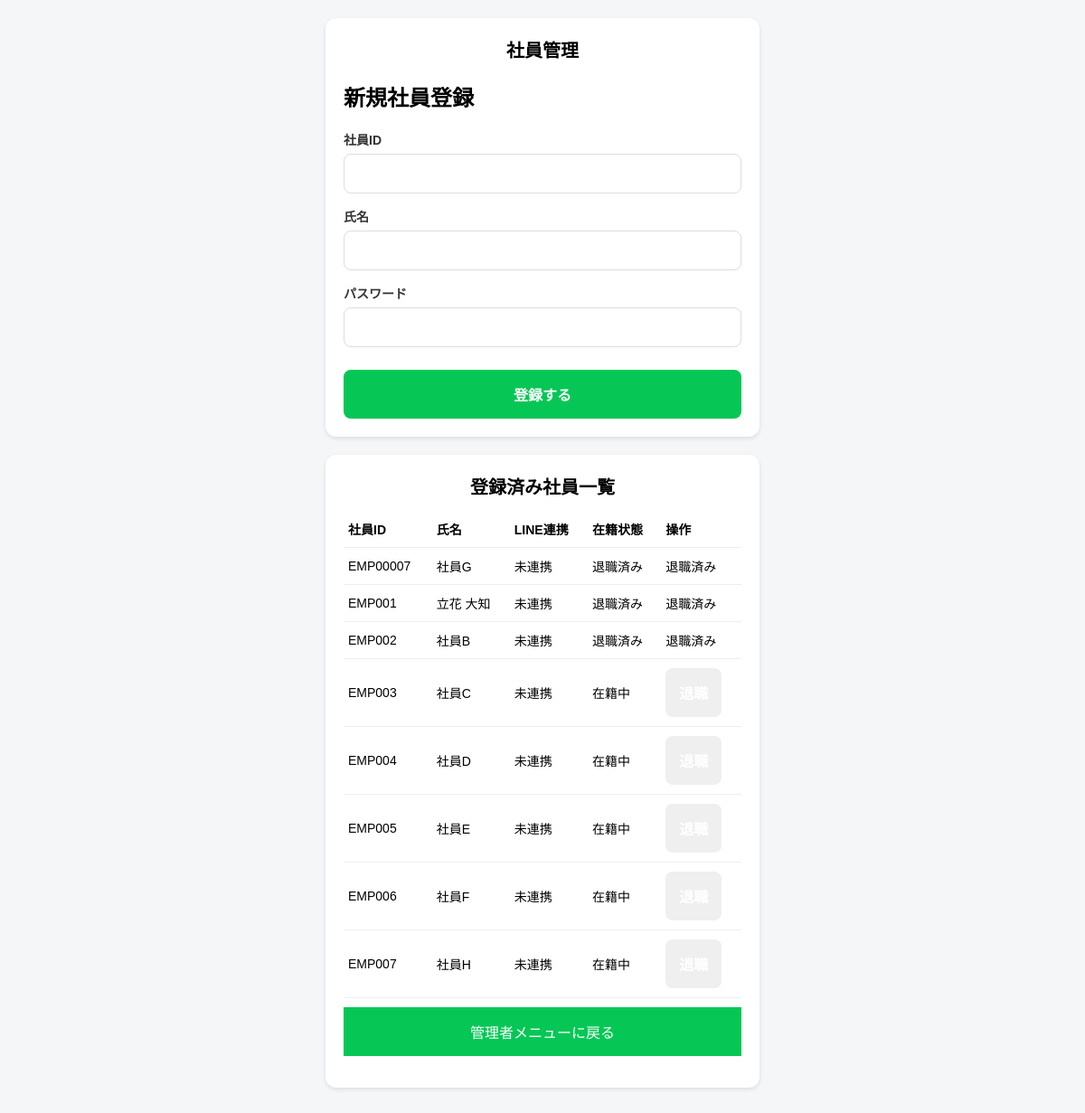
The app's page /admin/employee (signed in), older data.
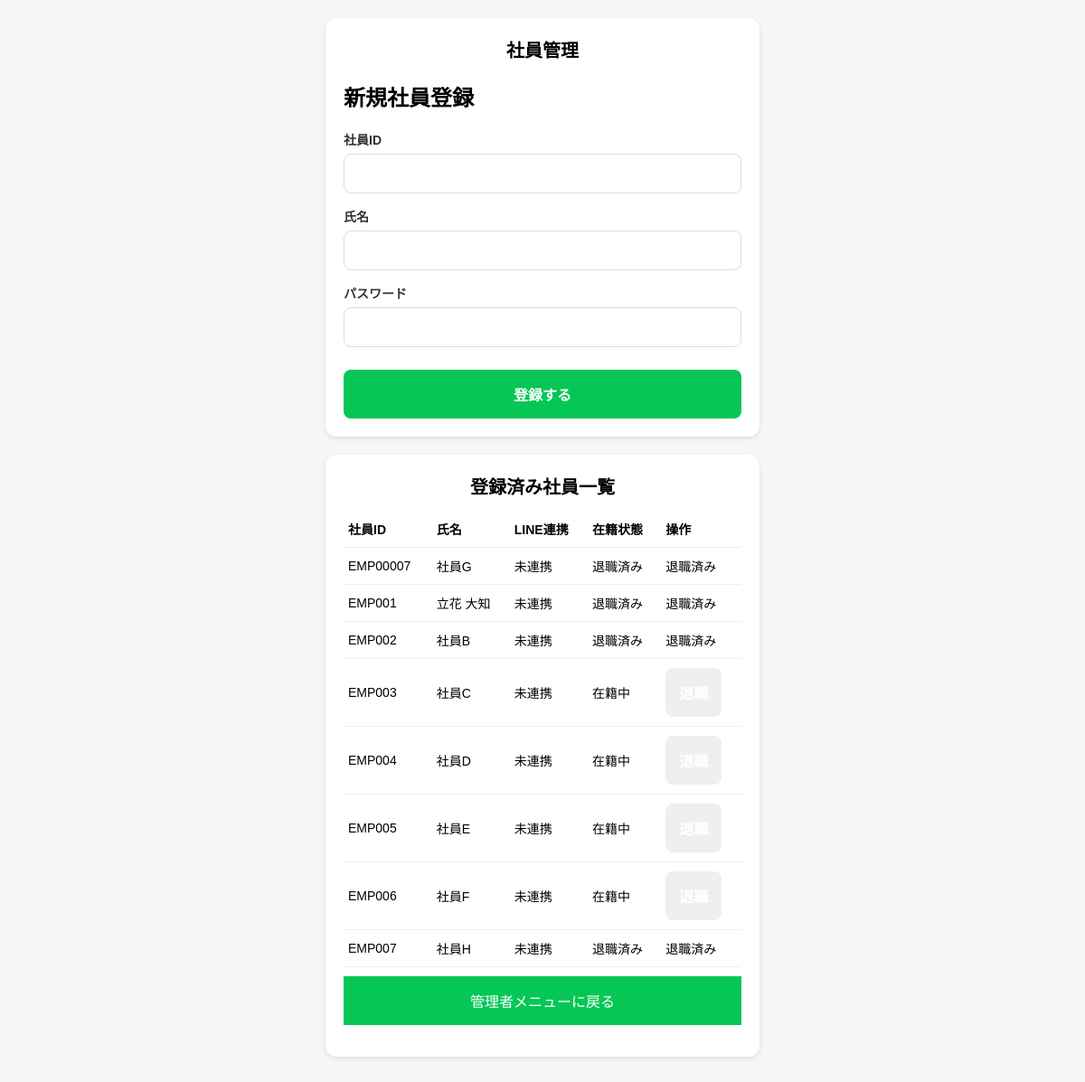
The same page, newer data.
### tables this page shows
CREATE TABLE employees (
            employee_id TEXT PRIMARY KEY,
            name TEXT NOT NULL,
            password TEXT NOT NULL,
            line_user_id TEXT UNIQUE
        , is_active INTEGER NOT NULL DEFAULT 1);

### flaskr/main.py (the view)
@app.route('/admin/employee')
def admin_employee():
    if 'admin_id' not in session:
        return redirect(url_for('admin_login'))
    conn = sqlite3.connect(DB_NAME)
    c = conn.cursor()
    c.execute(
        '''
        SELECT employee_id, name, line_user_id, is_active
        FROM employees
        ORDER BY employee_id
        '''
    )
    employees = c.fetchall()
    conn.close()
    message = request.args.get('message', '')
    return render_template(
        'admin_employee.html',
        employees=employees,
        message=message
    )

### flaskr/templates/admin_employee.html (shortened to what this page needs)
<!DOCTYPE html>
<html lang="ja">
<head>
    <link rel="stylesheet" href="{{ url_for('static', filename='style.css') }}">
</head>
<body>
    <div class="card">
        <h1>社員管理</h1>
        <h2>新規社員登録</h2>
        <form action="{{ url_for('admin_employee_register') }}" method="POST" class="admin-form">
            <div class="form-group">
                <label>社員ID</label>
                <input type="text" name="employee_id" required>
            </div>
            <div class="form-group">
                <label>氏名</label>
                <input type="text" name="name" required>
            </div>
            <div class="form-group">
                <label>パスワード</label>
                <input type="password" name="password" required>
            </div>
            <button type="submit" class="btn-register">
                登録する
            </button>
        </form>
    </div>
    <div class="card">
        <h1>登録済み社員一覧</h1>
        <div class="table-wrapper">
            <table>
                <thead>
                    <tr>
                        <th>社員ID</th>
                        <th>氏名</th>
                        <th>LINE連携</th>
                        <th>在籍状態</th>
                        <th>操作</th>
                    </tr>
                </thead>
                <tbody>
                    {% for employee in employees %}
                    <tr>
                        <td>{{ employee[0] }}</td>
                        <td>{{ employee[1] }}</td>
                        <td>
                            {% if employee[2] %}
                                連携済み
                            {% else %}
                                未連携
                            {% endif %}
                        </td>
                        <td>
                            {% if employee[3] == 1 %}
                                在籍中
                            {% else %}
                                退職済み
                            {% endif %}
                        </td>
                        <td>
                            {% if employee[3] == 1 %}
                            <form
                                action="{{ url_for('admin_employee_retire', employee_id=employee[0]) }}"
                                method="POST"
                                onsubmit="return confirm('この社員を退職扱いにしますか？');">
                                <button type="submit">
                                </button>
                            </form>
                            {% else %}
                                退職済み
                            {% endif %}
                        </td>
                    </tr>
                    {% else %}
                    <tr>
                        <td colspan="5" style="text-align:center; color:#888;">
                            登録済み社員はいません
                        </td>
                    </tr>
                    {% endfor %}
                </tbody>
            </table>
        </div>
        <div class="form-group">
            <a href="{{ url_for('admin_dashboard') }}"
               class="btn-register"
               style="display:block; box-sizing:border-box; text-align:center; text-decoration:none; color:white; padding:15px;">
                管理者メニューに戻る
            </a>
        </div>
    </div>
</body>
</html>

Row changes from the older to the newer data that the page shows:
changed employees "EMP007": is_active "在籍中" → "退職済み 退職済み"
